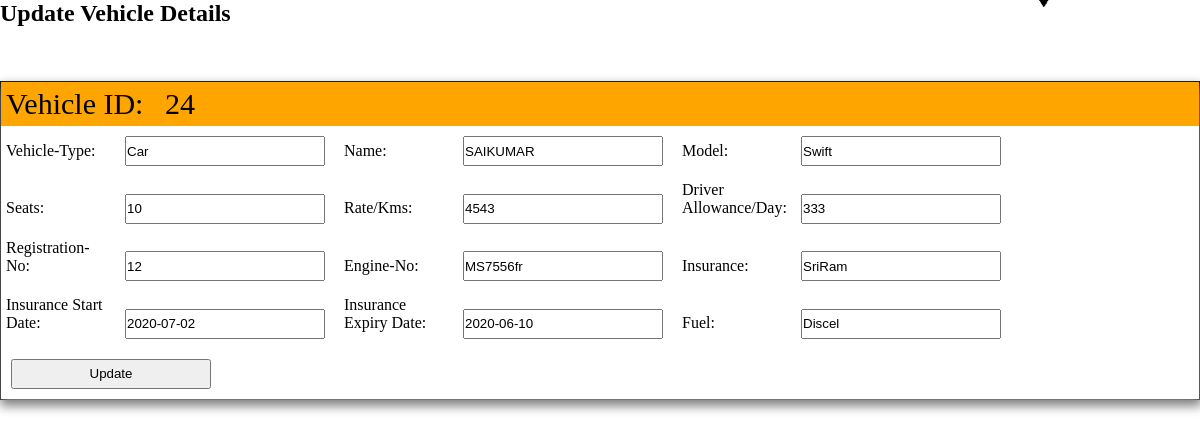
/update_vehicle.php?id=24, run on the app's committed database.
### tables this page shows
CREATE TABLE `car_register` (
  `id` int(11) NOT NULL AUTO_INCREMENT,
  `Pic` varchar(255) DEFAULT NULL,
  `vehicle_type` varchar(255) DEFAULT NULL,
  `Name` varchar(255) DEFAULT NULL,
  `Model` varchar(255) DEFAULT NULL,
  `Seats` varchar(255) DEFAULT NULL,
  `Rate` varchar(255) DEFAULT NULL,
  `Driver` varchar(255) DEFAULT NULL,
  `Registration_No` varchar(255) DEFAULT NULL,
  `Engine_No` varchar(255) DEFAULT NULL,
  `Insurance` varchar(255) DEFAULT NULL,
  `Insurance_Start` varchar(255) DEFAULT NULL,
  `Insurance_Expiry` varchar(255) DEFAULT NULL,
  `Fuel` varchar(255) DEFAULT NULL,
  PRIMARY KEY (`id`)
);

### update_vehicle.php (the view, shortened to what this page needs)
<!DOCTYPE html>
<html>
<head>
</head>
<body>
				<div class="update">
				<h2>Update Vehicle Details </h2>
				<img id="down" src="images/arr.png">
			</div>
				<div class="updatediv">
						<div class="updatediv_content">
							<div class="update_head">
								<?php
								include 'connection.php';
								$UpdateId=$_GET['id'];
								$display_query="select *from car_register where id='$UpdateId'";
								$prepare_dis=mysqli_query($con,$display_query);
								$check=mysqli_fetch_array($prepare_dis);
								?>
								<label>Vehicle ID:</label>
								<span><?php echo $check['id'];?></span>
							</div>
						<form action="" method="post" enctype="multipart/form-data">
						<label>Vehicle-Type:</label>
							<input  name="update_type" value="<?php echo $check['vehicle_type'];?> ">
							<label>Name:</label>
							<input  name="update_name" value="<?php echo $check['Name'];?> ">
							<label>Model:</label>
							<input name="update_model"  value="<?php echo $check['Model'];?> "> <br>
							<label>Seats:</label>
							<input  name="update_seats" value="<?php echo $check['Seats'];?> ">
							<label>Rate/Kms:</label>
							<input  name="update_rate" value="<?php echo $check['Rate'];?> ">
							<label>Driver Allowance/Day:</label>
							<input  name="update_driver" value="<?php echo $check['Driver'];?> "> <br>
							<label>Registration-No:</label>
							<input  name="update_regno" value="<?php echo $check['Registration_No'];?> ">
							<label>Engine-No:</label>
							<input name="update_engno"  value="<?php echo $check['Engine_No'];?> ">
							<label>Insurance:</label>
							<input  name="update_ins" value="<?php echo $check['Insurance'];?> "> <br>
							<label>Insurance Start Date:</label>
							<input  name="update_ins_start" value="<?php echo $check['Insurance_Start'];?> ">
							<label>Insurance Expiry Date:</label>
							<input  name="update_ins_end" value="<?php echo $check['Insurance_Expiry'];?> ">
							<label>Fuel:</label>
							<input  name="update_fuel" value="<?php echo $check['Fuel'];?> ">
							<br>
							<input type="submit" name="update"value="Update" >
						</form>
						</div>
				</div>
</body>
</html>

### update_vehicle.php (style rules this page uses)
* { margin:0;padding:0;box-sizing: border-box; }
.updatediv input,select { display: inline-block; width:200px; margin:10px; height: 30px; }
.updatediv label { width:100px; display: inline-block; margin:5px; }
#down { height:50px; position: relative; bottom:60px; left:85%; transform: rotate(180deg); line-height: 90px; font-size: 50px; cursor: pointer; }
.updatediv { border:1px solid black; }
.updatediv_content { width:100%; box-shadow: 1px 5px 10px 2px grey; }
.update_head { background-color: orange; }
.update_head label,span { font-size: 30px; width:150px; }

### data on the page
car_register: id "24", update_type "Car", update_name "SAIKUMAR", update_model "Swift", update_seats "10", update_rate "4543", update_driver "333", update_regno "12", update_engno "MS7556fr", update_ins "SriRam", update_ins_start "2020-07-02", update_ins_end "2020-06-10", update_fuel "Discel"
